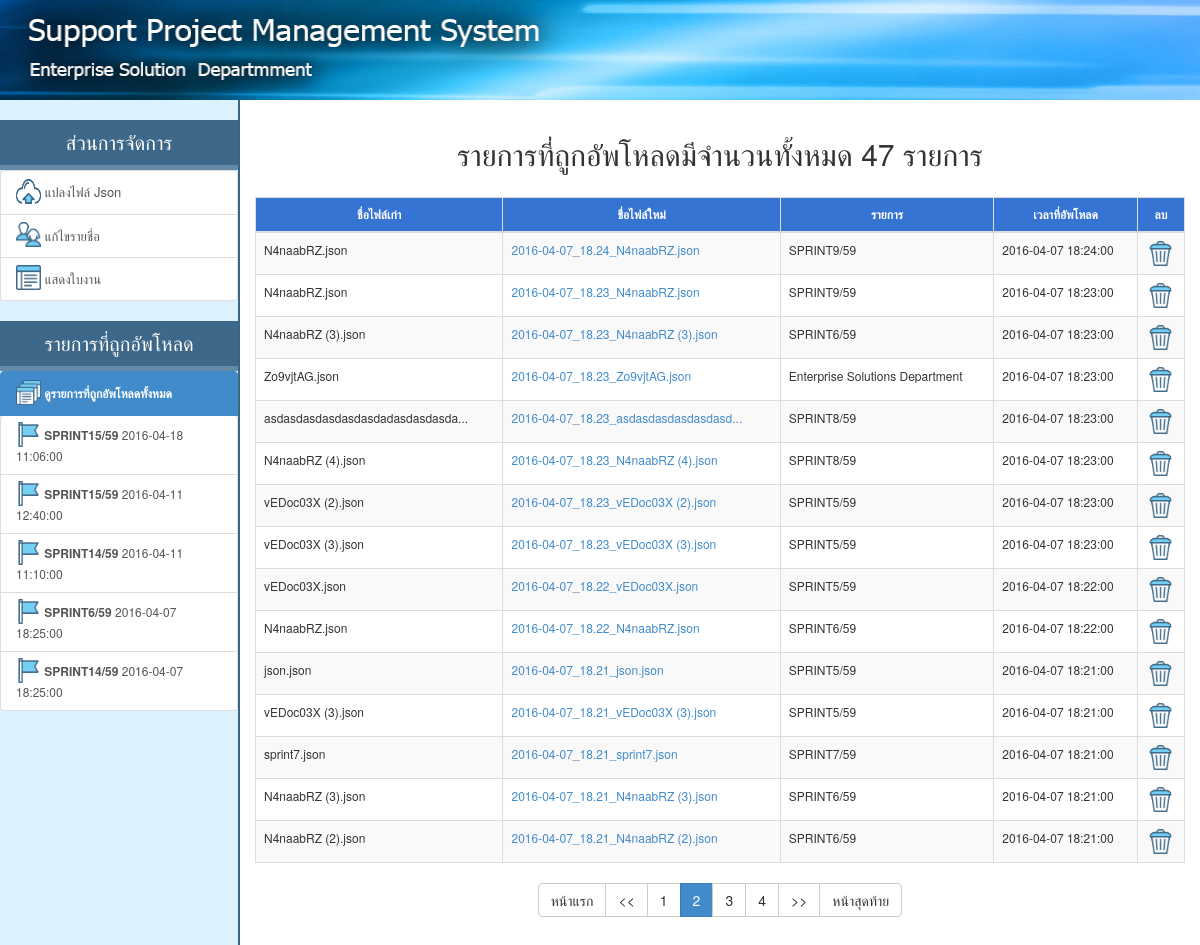
Screenshot of /index.php?file=detail&file_id=total&page_id=2 with the database file from the repository.
### tables this page shows
CREATE TABLE IF NOT EXISTS `history` (
  `file_id` int(5) unsigned zerofill NOT NULL AUTO_INCREMENT,
  `file_original` varchar(250) DEFAULT NULL,
  `file_json` varchar(250) DEFAULT NULL,
  `name` varchar(250) DEFAULT NULL,
  `date_upload` datetime DEFAULT NULL,
  `file_lastview` datetime DEFAULT NULL,
  PRIMARY KEY (`file_id`)
);

### include/function.php (called while the page is built, shortened)
<?php
function get_file($file){
	include("include/".$file.".php");
}
?>

### index.php (the view, shortened to what this page needs)
<?php
	include("include/function.php");
	$file=empty($_GET['file'])?"":$_GET['file'];
?>
<!DOCTYPE html>
<html>
<head>
 <link rel="stylesheet" type="text/css" href="css/bootstrap.css">
 <link rel="stylesheet" type="text/css" href="css/mystyle.css">
  <link rel="stylesheet" type="text/css" href="js/jquery-ui.css">
</head>
<body onload='select_team()'>
<div class="header" >
</div>
<div class="menu">
    <br>
<?php
    $active_covert = empty($_GET['file'])?"active":"";
    if(!empty($_GET['file'])){
        $active_editmember = ($_GET['file']=="edit_member")?"active":"";
        $active_editmember = ($_GET['file']=="edit_member")?"active":"";
        $active_listworksheet = ($_GET['file']=="list_worksheet")?"active":"";
        $active_card_total = ($_GET['file']=="detail" AND $_GET['file_id']=="total")?"active":"";
    }
?>
	<center><div class="head_menu">ส่วนการจัดการ<div></center>
	<div class="list-group">
	<a href="index.php" class="list-group-item <?php echo "$active_covert";  ?>"><font size='2'><img src='img/upload.png' width="25" height="25" style='margin-top:-5px'> แปลงไฟล์ Json </a></font>
	<a href="index.php?file=edit_member" class="list-group-item <?php echo "$active_editmember";  ?>"><img src='img/people.png' width="25" height="25" style='margin-top:-5px'><font size='2'> แก้ไขรายชื่อ</a></font>
	<a href="index.php?file=list_worksheet" class="list-group-item <?php echo "$active_listworksheet";  ?>"><img src='img/multimedia.png' width="25" height="25" style='margin-top:-5px'><font size='2'> แสดงใบงาน</a></font>
	</div>
	<center><div class="head_menu">รายการที่ถูกอัพโหลด</div></center>
	<div class="list-group">
	  <a href="index.php?file=detail&file_id=total" class="list-group-item <?php echo "$active_card_total";  ?>">
	    <b><font style='font-size:12px'><img src='img/multimedia_2.png' width='25' height='25' style='margin-top:-5px'> ดูรายการที่ถูกอัพโหลดทั้งหมด</b>
	  </a>
<?php
	$history=mysql_query("SELECT * FROM history ORDER BY file_id DESC LIMIT 5")or die(mysql_error());
	while(list($file_id,$file_original,$file_json,$name,$date_upload)=mysql_fetch_row($history)){
        if(!empty($_GET['file_id'])){
            $active_card = ($_GET['file']=="detail" AND $_GET['file_id']==$file_id)?"active":"";
        }else{
            $active_card="";
        }
		echo"<a href='index.php?file=detail&file_id=$file_id&title=$name' class='list-group-item $active_card'><font style='font-size:12px'><img src='img/flag.png' width='25' height='25' style='margin-top:-5px'> <b>$name</b> $date_upload</font></a>";
	}
?>
	</div>
</div>
<div class="main">
<?php
	if(empty($_GET['file'])){
	   include("include/add_json.php");
	}else{
		get_file($file);
	}
?>
</div>
</body>
</html>

### include/detail.php (shortened to what this page needs)
<?php
if($_GET['file_id']=="total"){
	$count = mysql_query("SELECT file_id FROM history ")or die(mysql_error());
	$number=mysql_num_rows($count);
	if($number==0){
		echo "<center><h2>ยังไม่มีรายการที่ถูกอัพโหลด</h2></center>";
	}else{
		echo "<div class='container-fluid'>";
			echo "<table class='table table-bordered table-striped table-hover' cellpadding='10' align='center' >";
			echo "<thead style='color:#444'><th ><center>ชื่อไฟล์เก่า</th><th><center>ชื่อไฟล์ใหม่</th><th><center>รายการ</th><th><center>เวลาที่อัพโหลด</th><th><center>ลบ</th></thead>";
			echo "<tbody>";
			$page_history=mysql_query("SELECT * FROM history ORDER BY file_id DESC")or die(mysql_error());
			$count = mysql_num_rows($page_history);
			$total_page = ceil($count/15);
			if(empty($_GET['page_id'])){
				$page_id=1;
				$start_record=0;
			}else{
				$page_id=$_GET['page_id'];
				$start_record=($page_id-1)*15;
			}
			echo "<br><center><h2>รายการที่ถูกอัพโหลดมีจำนวนทั้งหมด $count รายการ</h2></center><br>";
			$history=mysql_query("SELECT * FROM history ORDER BY file_id DESC LIMIT $start_record,15")or die(mysql_error());
			while(list($file_id,$file_original,$file_json,$name,$date_upload)=mysql_fetch_row($history)){
				$number_file_original = strlen($file_original);
				$number_file_json = strlen($file_json);
				if($number_file_json>35){
					$file_json = substr_replace($file_json,"...",35);
				}
				if($number_file_original>30){
					$file_original = substr_replace($file_original,"...",30);
				}
				echo"<tr><td>$file_original</td><td><a href='index.php?file=detail&file_id=$file_id&title=$name'>$file_json</td><td>$name</a></td><td>$date_upload</td><td><center><a href='index.php?file=delete_json&file_id=$file_id' onclick='return confirm(\"คุณต้องการที่จะลบข้อมูลใช่หรือไม่\")'><img src='img/can.png' width='25' height='25'></a></center></td></tr>";
			}
			echo "</tbody>";
			echo "</table>";
			echo "<center>";
			echo "<div class='btn-group' role='group' >";
				echo "<a href='index.php?file=detail&file_id=total&page_id=1' type='button' class='btn btn-default'>หน้าแรก</a>";
				if($page_id!=1){
					$back=$page_id-1;
				}else{
					$back=1;
				}
				echo "<a href='index.php?file=detail&file_id=total&page_id=$back' type='button' class='btn btn-default'><<</a>";
			for($i=1;$i<=$total_page;$i++){
				if($page_id==$i){
					echo "<a href='index.php?file=detail&file_id=total&page_id=$i' type='button' class='btn btn-primary'>$i</a>";
				}else{
					echo "<a href='index.php?file=detail&file_id=total&page_id=$i' type='button' class='btn btn-default'>$i</a>";
				}
			}
				if($page_id!=$total_page){
					$next=$page_id+1;
				}else{
					$next=$total_page;
				}
				echo "<a href='index.php?file=detail&file_id=total&page_id=$next' type='button' class='btn btn-default'>>></a>";
				echo "<a href='index.php?file=detail&file_id=total&page_id=$total_page' type='button' class='btn btn-default'>หน้าสุดท้าย</a>";
			echo "</div>";
			echo "</center>";
		echo "</div>";
		}
		echo "<br><br><br>";
}
?>

### css/mystyle.css (style rules this page uses)
body { background: #fff; }
.header { width: 100%; height:100px; background-image: url("../img/header.jpg"); background-size:100% 100%; margin: 0px; position: absolute; z-index: 2; }
.head_menu { background: #3d6889; width: 100%; height:50px; padding: 8px; font-size:20px; font-weight: 200; color:white ; z-index: 3; border-bottom: 5px solid #648aa7; }
.menu { height: 115%; width: 20%; float: left; position: absolute; background: #dcf2ff; padding-top: 100px; border-right:#3b6585 solid 2px; }
.main { width: 80%; float: right; padding-top:100px; }

### rows the page displays
history: name "SPRINT15/59", date_upload "2016-04-18 11:06:00"
history: name "SPRINT15/59", date_upload "2016-04-11 12:40:00"
history: name "SPRINT14/59", date_upload "2016-04-11 11:10:00"
history: name "SPRINT6/59", date_upload "2016-04-07 18:25:00"
history: name "SPRINT14/59", date_upload "2016-04-07 18:25:00"
history: file_original "N4naabRZ.json", file_json "2016-04-07_18.24_N4naabRZ.json", name "SPRINT9/59", date_upload "2016-04-07 18:24:00"
history: file_original "N4naabRZ.json", file_json "2016-04-07_18.23_N4naabRZ.json", name "SPRINT9/59", date_upload "2016-04-07 18:23:00"
history: file_original "N4naabRZ (3).json", file_json "2016-04-07_18.23_N4naabRZ (3).json", name "SPRINT6/59", date_upload "2016-04-07 18:23:00"
history: file_original "Zo9vjtAG.json", file_json "2016-04-07_18.23_Zo9vjtAG.json", name "Enterprise Solutions Department", date_upload "2016-04-07 18:23:00"
history: file_original "asdasdasdasdasdasdadasdasdasda...", file_json "2016-04-07_18.23_asdasdasdasdasdasd...", name "SPRINT8/59", date_upload "2016-04-07 18:23:00"
history: file_original "N4naabRZ (4).json", file_json "2016-04-07_18.23_N4naabRZ (4).json", name "SPRINT8/59", date_upload "2016-04-07 18:23:00"
history: file_original "vEDoc03X (2).json", file_json "2016-04-07_18.23_vEDoc03X (2).json", name "SPRINT5/59", date_upload "2016-04-07 18:23:00"
history: file_original "vEDoc03X (3).json", file_json "2016-04-07_18.23_vEDoc03X (3).json", name "SPRINT5/59", date_upload "2016-04-07 18:23:00"
history: file_original "vEDoc03X.json", file_json "2016-04-07_18.22_vEDoc03X.json", name "SPRINT5/59", date_upload "2016-04-07 18:22:00"
history: file_original "N4naabRZ.json", file_json "2016-04-07_18.22_N4naabRZ.json", name "SPRINT6/59", date_upload "2016-04-07 18:22:00"
history: file_original "json.json", file_json "2016-04-07_18.21_json.json", name "SPRINT5/59", date_upload "2016-04-07 18:21:00"
history: file_original "vEDoc03X (3).json", file_json "2016-04-07_18.21_vEDoc03X (3).json", name "SPRINT5/59", date_upload "2016-04-07 18:21:00"
history: file_original "sprint7.json", file_json "2016-04-07_18.21_sprint7.json", name "SPRINT7/59", date_upload "2016-04-07 18:21:00"
history: file_original "N4naabRZ (3).json", file_json "2016-04-07_18.21_N4naabRZ (3).json", name "SPRINT6/59", date_upload "2016-04-07 18:21:00"
history: file_original "N4naabRZ (2).json", file_json "2016-04-07_18.21_N4naabRZ (2).json", name "SPRINT6/59", date_upload "2016-04-07 18:21:00"

### other values shown
$count "47"
